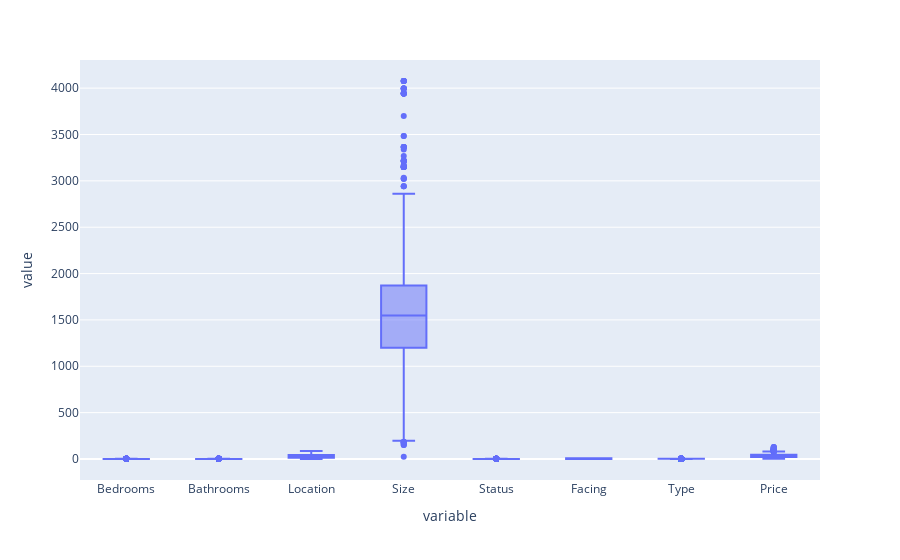

Write notebook code for a chart like this one.
### Code cell
px.box(df)

### Figure 1 — Plotly figure (JSON) as saved in the notebook; plotly's stock layout.template omitted (floating-point values rounded to 4 significant figures; data arrays with more than 128 entries replaced by an {"elided": "..."} marker saying what was removed)
{"data": [{"alignmentgroup": "True", "hovertemplate": "variable=%{x}<br>value=%{y}<extra></extra>", "legendgroup": "", "marker": {"color": "#636efa"}, "name": "", "notched": false, "offsetgroup": "", "orientation": "v", "showlegend": false, "type": "box", "x": {"elided": "7496 str values"}, "x0": " ", "xaxis": "x", "y": {"elided": "7496 float values"}, "y0": " ", "yaxis": "y"}], "layout": {"boxmode": "group", "legend": {"tracegroupgap": 0}, "margin": {"t": 60}, "xaxis": {"anchor": "y", "domain": [0, 1], "title": {"text": "variable"}}, "yaxis": {"anchor": "x", "domain": [0, 1], "title": {"text": "value"}}}}
